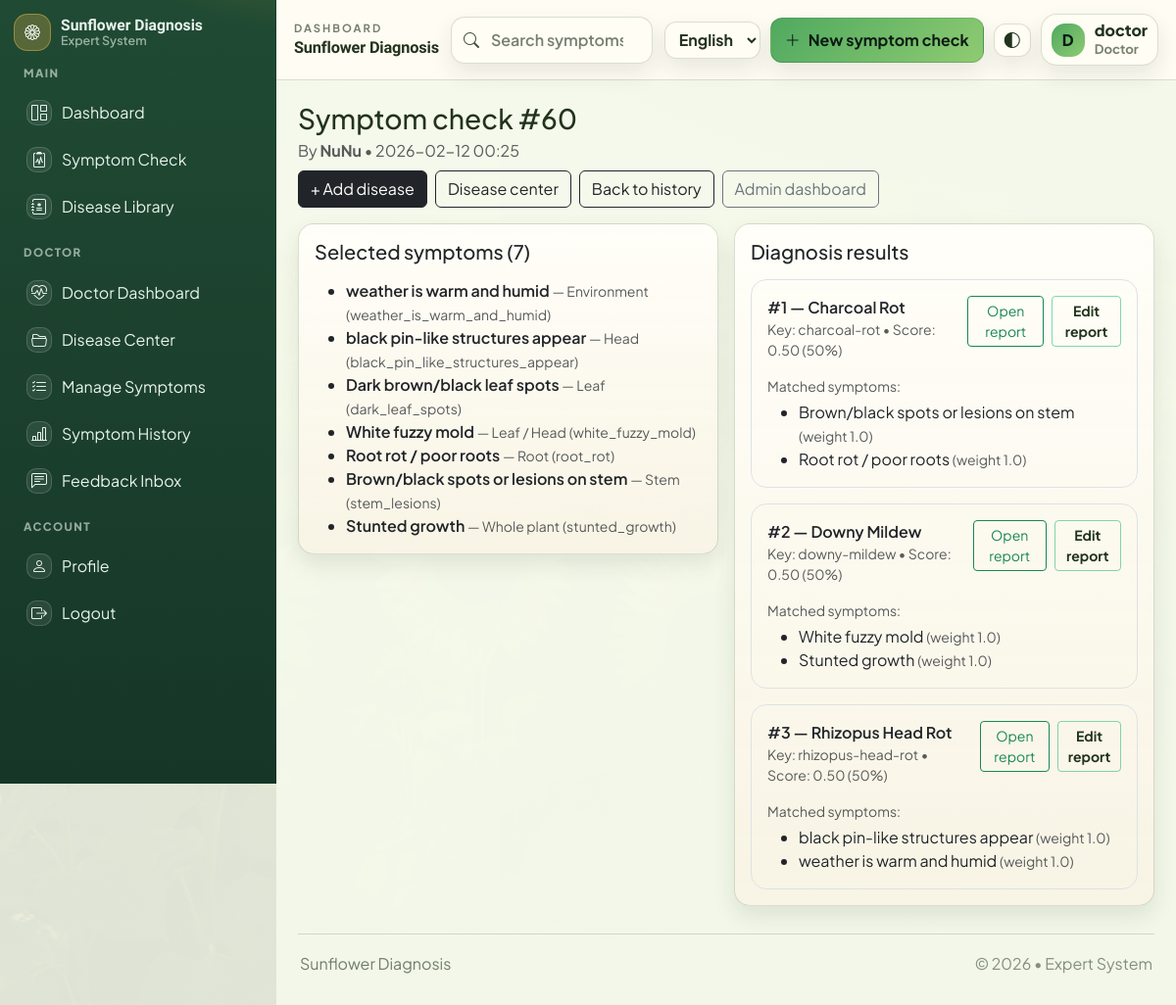
The page /admin/symptom-check/60 (signed in) on the database its author committed.
### app/models/user.py (models this page shows, shortened)
class User(UserMixin, db.Model):
    __tablename__ = "users"
    id = db.Column(db.Integer, primary_key=True)
    username = db.Column(db.String(80), unique=True, nullable=False, index=True)
    email = db.Column(db.String(120), unique=True, nullable=False, index=True)
    password_hash = db.Column(db.String(255), nullable=False)
    role = db.Column(db.String(20), nullable=False, default="user")  # "user", "doctor", or "admin"
    created_at = db.Column(db.DateTime, default=datetime.utcnow, nullable=False)
    role_id = db.Column(db.Integer, db.ForeignKey("roles.id"), nullable=True, index=True)
    role_obj = db.relationship("Role", lazy="joined")
    symptom_checks = db.relationship(
        "SymptomCheck", back_populates="user", cascade="all, delete-orphan"
    )
    feedback_items = db.relationship(
        "Feedback", back_populates="user", cascade="all, delete-orphan"
    )
    def has_permission(self, permission_name: str) -> bool:
        if not permission_name:
            return False
        if self.role == "admin" and permission_name == "access_admin":
            return True
        try:
            q = (
                db.session.query(Permission.id)
                .join(role_permissions, Permission.id == role_permissions.c.permission_id)
                .filter(Permission.name == permission_name)
            )
            if self.role_id:
                q = q.filter(role_permissions.c.role_id == self.role_id)
            else:
                q = q.join(Role, Role.id == role_permissions.c.role_id).filter(Role.name == self.role)
            row = q.first()
            return row is not None
        except OperationalError:
            return self.role == "admin"

### app/models/symptom_check.py (models this page shows, shortened)
class SymptomCheckSymptom(db.Model):
    __tablename__ = "symptom_check_symptoms"
    id = db.Column(db.Integer, primary_key=True)
    check_id = db.Column(
        db.Integer, db.ForeignKey("symptom_checks.id"), nullable=False, index=True
    )
    symptom_key = db.Column(db.String(80), nullable=False, index=True)
    symptom_label = db.Column(db.String(255), nullable=False)
    category = db.Column(db.String(80), nullable=True)
    check = db.relationship("SymptomCheck", back_populates="symptoms")
    __table_args__ = (
        db.UniqueConstraint("check_id", "symptom_key", name="uq_check_symptom"),
    )

### app/routes/admin.py (the view)
@admin_bp.route("/symptom-check/<int:check_id>")
@login_required
@permission_required("view_symptom_checks")
def symptom_check_detail(check_id: int):
    check = SymptomCheck.query.get_or_404(check_id)
    parsed_results = []
    for r in check.results:
        try:
            matched = json.loads(r.matched_json) if r.matched_json else []
        except Exception:
            matched = []
        disease_id = r.disease_id
        if not disease_id and r.disease_key:
            disease_row = Disease.query.filter_by(slug=r.disease_key).first()
            disease_id = disease_row.id if disease_row else None
        parsed_results.append(
            {
                "rank": r.rank,
                "disease_id": disease_id,
                "disease_key": r.disease_key,
                "disease_name": r.disease_name,
                "percent": r.percent,
                "score": r.score,
                "matched": matched,
            }
        )
    return render_template(
        "admin/symptom_check_detail.html",
        check=check,
        parsed_results=parsed_results,
    )

### app/models/user.py (called while the page is built)
@login_manager.user_loader
def load_user(user_id: str):
    return User.query.get(int(user_id))

### app/utils.py (called while the page is built)
def permission_required(permission_name: str):
    def decorator(fn):
        @wraps(fn)
        def wrapper(*args, **kwargs):
            if not current_user.is_authenticated:
                abort(403)
            if not getattr(current_user, "has_permission", None):
                abort(403)
            if not current_user.has_permission(permission_name):
                abort(403)
            return fn(*args, **kwargs)
        return wrapper
    return decorator

### app/templates/admin/symptom_check_detail.html (shortened to what this page needs)
{% extends "base.html" %}

### app/templates/base.html (shortened to what this page needs)
<!doctype html>
<html lang="en" data-theme="light" data-bs-theme="light">
<head>
  <link href="https://cdn.jsdelivr.net/npm/bootstrap@5.3.3/dist/css/bootstrap.min.css" rel="stylesheet">
  <link href="https://cdn.jsdelivr.net/npm/bootstrap-icons@1.11.3/font/bootstrap-icons.min.css" rel="stylesheet">
  <link rel="stylesheet" href="{{ url_for('static', filename='css/style.css') }}?v=15">
</head>
<body>
  {% set authed = current_user.is_authenticated %}
  {% if authed %}
  <div class="sf-app">
    <aside class="sf-sidebar" aria-label="Sidebar">
      <div class="sf-side-head">
        <a class="sf-brand" href="{{ url_for('main.home') }}">
          <span class="sf-brand-icon" aria-hidden="true"><i class="bi bi-flower1"></i></span>
          <span class="sf-brand-text">
            <span class="sf-brand-title" data-i18n="brand_title">Sunflower Diagnosis</span>
            <span class="sf-brand-sub" data-i18n="brand_sub">Expert System</span>
          </span>
        </a>
      </div>
      <nav class="sf-nav">
        <div class="sf-nav-section" data-i18n="nav_main">MAIN</div>
        <a class="sf-nav-item {% if request.path == '/' %}is-active{% endif %}" href="{{ url_for('main.home') }}">
          <span class="sf-nav-ico" aria-hidden="true"><i class="bi bi-grid-1x2"></i></span>
          <span data-i18n="nav_dashboard">Dashboard</span>
        </a>
        <a class="sf-nav-item {% if request.path.startswith('/diagnose') %}is-active{% endif %}" href="{{ url_for('main.diagnose_page') }}">
          <span class="sf-nav-ico" aria-hidden="true"><i class="bi bi-clipboard2-pulse"></i></span>
          <span data-i18n="nav_symptom_check">Symptom Check</span>
        </a>
        <a class="sf-nav-item" href="{{ url_for('main.home') }}#library">
          <span class="sf-nav-ico" aria-hidden="true"><i class="bi bi-journal-medical"></i></span>
          <span data-i18n="nav_disease_library">Disease Library</span>
        </a>
        {% if current_user.has_permission('manage_diseases') and not current_user.has_permission('access_admin') %}
          <div class="sf-nav-section" data-i18n="nav_doctor">DOCTOR</div>
          <a class="sf-nav-item {% if request.path.startswith('/doctor') and (request.path == '/doctor' or request.path.startswith('/doctor/dashboard')) %}is-active{% endif %}" href="{{ url_for('doctor.dashboard') }}">
            <span class="sf-nav-ico" aria-hidden="true"><i class="bi bi-heart-pulse"></i></span>
            <span data-i18n="nav_doctor_dashboard">Doctor Dashboard</span>
          </a>
          <a class="sf-nav-item {% if request.path.startswith('/doctor/diseases') or request.path.startswith('/doctor/disease/') %}is-active{% endif %}" href="{{ url_for('doctor.diseases') }}">
            <span class="sf-nav-ico" aria-hidden="true"><i class="bi bi-folder2-open"></i></span>
            <span data-i18n="nav_disease_center">Disease Center</span>
          </a>
          <a class="sf-nav-item {% if request.path.startswith('/doctor/checklists') or request.path.startswith('/doctor/checklist/') %}is-active{% endif %}" href="{{ url_for('doctor.checklists') }}">
            <span class="sf-nav-ico" aria-hidden="true"><i class="bi bi-list-check"></i></span>
            <span data-i18n="nav_manage_symptoms">Manage Symptoms</span>
          </a>
          {% if current_user.has_permission('view_symptom_checks') %}
          <a class="sf-nav-item {% if request.path.startswith('/doctor/symptom') %}is-active{% endif %}" href="{{ url_for('doctor.symptom_checks') }}">
            <span class="sf-nav-ico" aria-hidden="true"><i class="bi bi-bar-chart-line"></i></span>
            <span data-i18n="nav_symptom_history">Symptom History</span>
          </a>
          {% endif %}
          <a class="sf-nav-item {% if request.path.startswith('/doctor/feedback') %}is-active{% endif %}" href="{{ url_for('doctor.feedback') }}">
            <span class="sf-nav-ico" aria-hidden="true"><i class="bi bi-chat-left-text"></i></span>
            <span data-i18n="nav_feedback_inbox">Feedback Inbox</span>
          </a>
        {% endif %}
        <div class="sf-nav-section" data-i18n="nav_account">ACCOUNT</div>
        <a class="sf-nav-item {% if request.path.startswith('/user/profile') %}is-active{% endif %}" href="{{ url_for('user.profile') }}">
          <span class="sf-nav-ico" aria-hidden="true"><i class="bi bi-person"></i></span>
          <span data-i18n="nav_profile">Profile</span>
        </a>
        <a class="sf-nav-item" href="{{ url_for('auth.logout') }}">
          <span class="sf-nav-ico" aria-hidden="true"><i class="bi bi-box-arrow-right"></i></span>
          <span data-i18n="nav_logout">Logout</span>
        </a>
      </nav>
    </aside>
    <div class="sf-main">
      <header class="sf-topbar">
        <div class="sf-topbar-left">
          <div class="sf-topbar-meta">
            <div class="sf-topbar-kicker" data-i18n="topbar_kicker">Dashboard</div>
            <div class="sf-topbar-title" data-i18n="topbar_title">Sunflower Diagnosis</div>
          </div>
        </div>
        <form class="sf-search" role="search" method="get" action="{{ url_for('main.search') }}">
          <i class="bi bi-search sf-search-ico" aria-hidden="true"></i>
          <input class="sf-search-input" type="search" name="q" value="{{ request.args.get('q','') }}" placeholder="Search symptoms, reports, crops" data-i18n-placeholder="search_placeholder" autocomplete="off" aria-label="Search">
        </form>
        <div class="sf-top-actions">
          <select class="sf-lang-select" data-language-select aria-label="Language">
            <option value="en">English</option>
          </select>
          <a class="sf-primary-btn" href="{{ url_for('main.diagnose_page') }}">
            <i class="bi bi-plus-lg" aria-hidden="true"></i>
            <span data-i18n="new_symptom_check">New symptom check</span>
          </a>
          <button class="sf-icon-btn" type="button" data-action="toggleTheme" title="Toggle theme" data-i18n-title="toggle_theme" aria-label="Toggle theme">
            <i class="bi bi-circle-half" aria-hidden="true"></i>
          </button>
          <div class="sf-userchip" title="Signed in">
            <div class="sf-avatar" aria-hidden="true">{{ (current_user.username or 'U')[0] | upper }}</div>
            <div class="sf-userchip-text d-none d-sm-block">
              <div class="sf-userchip-name" data-no-translate>{{ current_user.username }}</div>
              <div class="sf-userchip-role">{{ (current_user.role or 'user') | capitalize }}</div>
            </div>
          </div>
        </div>
      </header>
      <main class="sf-content">
        {{ page_content | safe }}
        <footer class="sf-footer">
          <div data-i18n="footer_title">Sunflower Diagnosis</div>
          <div class="sf-footer-muted" data-i18n="footer_sub">© 2026 • Expert System</div>
        </footer>
      </main>
    </div>
  </div>
  {% endif %}
</body>
</html>

### rows shown on the page
User: username "D", username "doctor", role "Doctor"
SymptomCheckSymptom: symptom_label "Symptom check #60 By NuNu • 2026-02-12 00:25 + Add disease Disease center Back to history Admin dashboard Selected symptoms (7) weather is warm and humid — Environment (weather_is_warm_and_humid) black pin-like structures appear — Head (black_pin_like_structures_appear) Dark brown/black leaf spots — Leaf (dark_leaf_spots) White fuzzy mold — Leaf / Head (white_fuzzy_mold) Root rot / poor roots — Root (root_rot) Brown/black spots or lesions on stem — Stem (stem_lesions) Stunted growth — Whole plant (stunted_growth) Diagnosis results #1 — Charcoal Rot Key: charcoal-rot • Score: 0.50 (50%) Open report Edit report Matched symptoms: Brown/black spots or lesions on stem (weight 1.0) Root rot /…"
